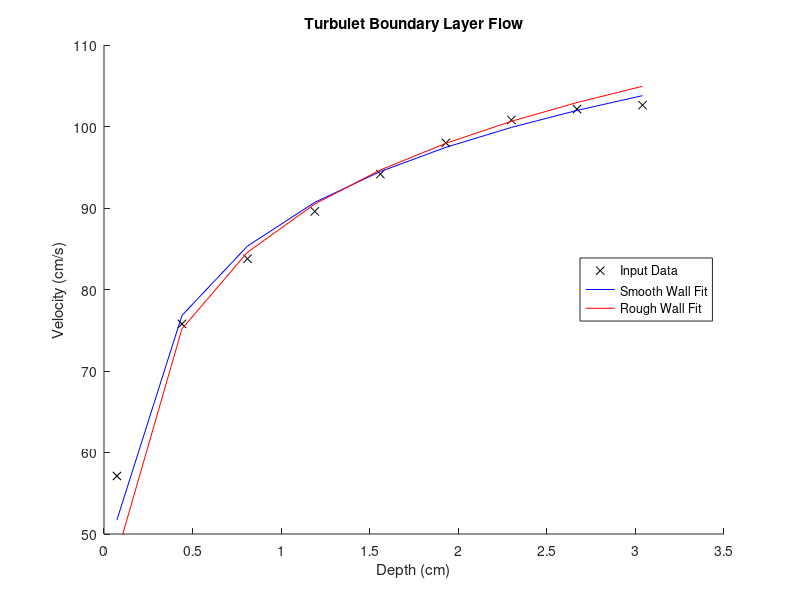

This chart was generated by the following MATLAB code:
%% CE 640 - Fall 2021
% Week 6
% Matt Sharr (sharrm)

clear all
%% Input data

y = [0.073 0.44 0.81 1.19 1.56 1.93 2.3 2.67 3.04];
u = [57.12 75.78 83.77 89.58 94.16 97.99 100.81 102.13 102.62];

% Constants
k = 0.4; % von Karman constant
v = 0.01; % Viscosity of water (cm^2s^-1)

%% Smooth Wall Model

u1 = 5.5; % Initial estimated shear velocity guess

% Smooth log law
smooth = @(u1,u) ((u1/k)*log((y*u1)/v));
[s_beta,R,JCOVB,MSE] = nlinfit(y, u, smooth, [1]);

% Print message to the user
disp(['1. The best estimated shear velocity for the smooth wall model is: ' num2str(s_beta) ' (m/s)'])

%% Rough Wall Model

u2 = 6.1; % Initial estimated shear velocity guess
ks = 0.1; % Initial estimated height roughness guess

% Rough log law
rough = @(u2,u) ((u2/k)*log(y/ks)+u2*8.5);
[r_beta,R,JCOVB,MSE] = nlinfit(y, u, rough, [1]);

% Print messages to the user
disp(['2a. The best estimated shear velocity for the rough wall model is: ' num2str(r_beta) ' (m/s)'])
disp(['2b. The best estimated roughness height for the rough wall model is: ' num2str(MSE) ' (cm)'])

%% Plot the input data vs the computed best fit

figure
hold on
scatter(y, u, 'k', 'x');
plot(y, smooth(s_beta,u1), 'b')
plot(y, rough(r_beta, u2), 'r')
axis([0 3.5 50 110])
hold off
title('Turbulet Boundary Layer Flow')
legend('Input Data', 'Smooth Wall Fit', 'Rough Wall Fit', 'Location', 'east')
xlabel('Depth (cm)')
ylabel('Velocity (cm/s)')

%% Delete
% Plot the input data vs the computed best fit
% f1 = figure;
% figure(f1)
% hold on
% scatter(y, u)
% plot(y, smooth(s_beta,u))
% axis([0 3.5 50 110])
% hold off
% title('Turbulet Boundary Layer Flow - Smooth Wall Model')
% legend('Input Data', 'Best Fit', 'Location', 'northwest')
% xlabel('Depth (cm)')
% ylabel('Velocity (cm/s)')
